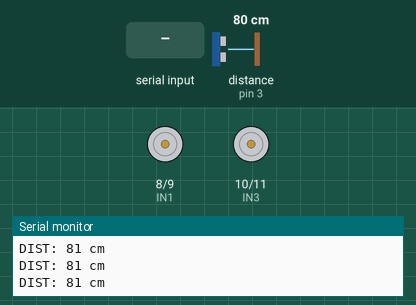
Simulated run of this sketch. Board: Arduino Uno, built with avr-gcc and run on an emulated ATmega328P. On the bench: motor-driver pin pairs drawn as motors (green arrow = first pin HIGH = forward, orange = second pin HIGH = backward, longer = more drive), the last lines printed to the serial monitor. The inputs (shaded band) are chosen by the test bench; at power-on: distance to the obstacle (sensor on pin 3) 80 cm. The echo pulse lasts 58.3 µs per cm.

Above: at 1.2 s.
1.3 s: distance to the obstacle (sensor on pin 3) set to 21 cm
2.8 s: distance to the obstacle (sensor on pin 3) set to 18 cm
At 3.25 s:
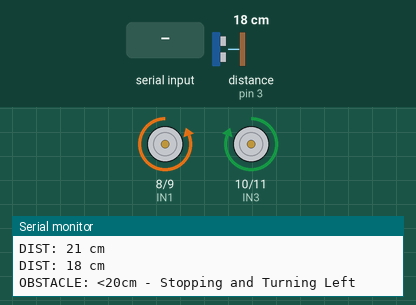
5.8 s: distance to the obstacle (sensor on pin 3) set to 60 cm
At 6.8 s:
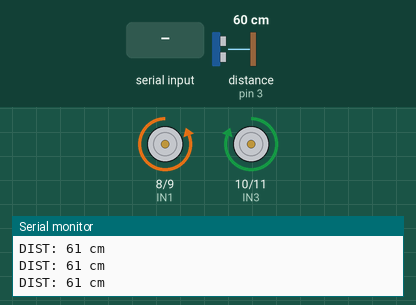
7.5 s: "f\n" received over Serial
At 7.9 s:
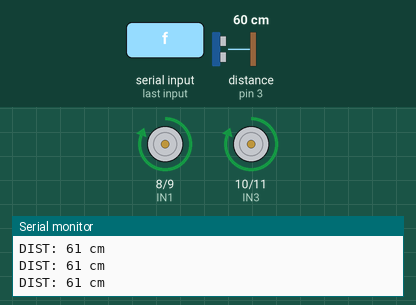
9.0 s: "b\n" received over Serial
At 10.0 s:
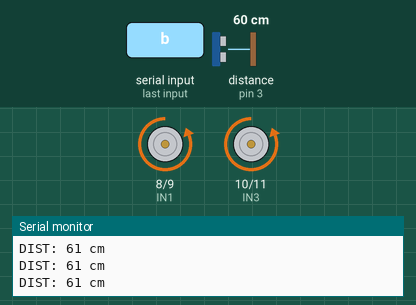
10.5 s: "r\n" received over Serial
At 11.0 s:
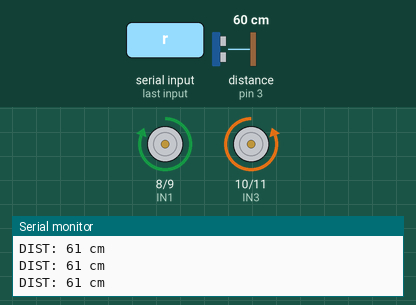
Timing chart, 0 to 13.0 s (numbered marks = the images above; inputs shaded):
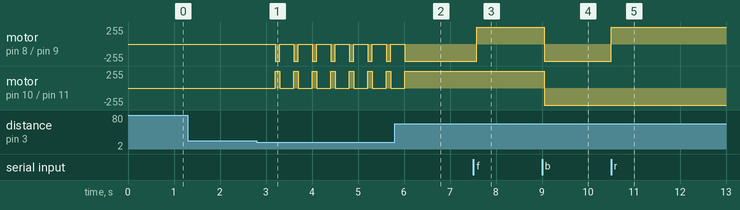

The sketch:

bottom_chasis.ino
```cpp
#include <NewPing.h>

// Ultrasonic pins
#define TRIG 2
#define ECHO 3
NewPing sonar(TRIG, ECHO, 200); // Max distance = 200 cm

// Motor pins
#define IN1 8
#define IN2 9
#define IN3 10
#define IN4 11

char command;

void setup() {
  Serial.begin(9600);

  pinMode(IN1, OUTPUT); pinMode(IN2, OUTPUT);
  pinMode(IN3, OUTPUT); pinMode(IN4, OUTPUT);
}

void loop() {
  delay(100);
  int distance = sonar.ping_cm();
  if (distance == 0) distance = 200; // fallback if no echo

  // Send current distance to Raspberry Pi
  Serial.print("DIST: "); Serial.print(distance); Serial.println(" cm");

  // Obstacle condition — override everything
  if (distance < 20) {
    stopMotors();
    Serial.println("OBSTACLE: <20cm - Stopping and Turning Left");
    delay(300);
    left();  // Turning left until clear
    return;
  }

  // If no obstacle, check for serial command
  if (Serial.available()) {
    command = Serial.read();

    // Ignore unwanted characters like newline or carriage return
    if (command == '\n' || command == '\r') return;

    move(command);
  }
}

void move(char cmd) {
  switch(cmd) {
    case 'f': forward();   Serial.println("CMD: f - Moving Forward"); break;
    case 'b': backward();  Serial.println("CMD: b - Moving Backward"); break;
    case 'l': left();      Serial.println("CMD: l - Turning Left"); break;
    case 'r': right();     Serial.println("CMD: r - Turning Right"); break;
    case 's': stopMotors();Serial.println("CMD: s - Stopping Motors"); break;
    default: Serial.print("CMD: "); Serial.print(cmd); Serial.println(" - Unknown Command"); break;
  }
}

void forward() {
  digitalWrite(IN1, HIGH); digitalWrite(IN2, LOW);
  digitalWrite(IN3, HIGH); digitalWrite(IN4, LOW);
}
void backward() {
  digitalWrite(IN1, LOW); digitalWrite(IN2, HIGH);
  digitalWrite(IN3, LOW); digitalWrite(IN4, HIGH);
}
void left() {
  digitalWrite(IN1, LOW); digitalWrite(IN2, HIGH);
  digitalWrite(IN3, HIGH); digitalWrite(IN4, LOW);
}
void right() {
  digitalWrite(IN1, HIGH); digitalWrite(IN2, LOW);
  digitalWrite(IN3, LOW); digitalWrite(IN4, HIGH);
}
void stopMotors() {
  digitalWrite(IN1, LOW); digitalWrite(IN2, LOW);
  digitalWrite(IN3, LOW); digitalWrite(IN4, LOW);
}
```

Measured:
- the behaviour switches between 20 and 19 cm on distance to the obstacle (sensor on pin 3) (found by bisection; images 0 and 1)
- after the input at 2.8 s, motor on pin 8 (IN1) / pin 9 (IN2): alternates backward 255/255 for 0.10 s and stopped for 0.30 s, starting after 0.40 s; motor on pin 10 (IN3) / pin 11 (IN4): alternates forward 255/255 for 0.10 s and stopped for 0.30 s, starting after 0.40 s
- after the input at 5.8 s, motor on pin 8 (IN1) / pin 9 (IN2): goes on until 6.0 s, then stays backward 255/255; motor on pin 10 (IN3) / pin 11 (IN4): goes on until 6.0 s, then stays forward 255/255
- after the input at 7.5 s, motor on pin 8 (IN1) / pin 9 (IN2): backward 255/255 → forward 255/255 after 0.08 s
- after the input at 9.0 s, motor on pin 8 (IN1) / pin 9 (IN2), motor on pin 10 (IN3) / pin 11 (IN4): forward 255/255 → backward 255/255 at once
- after the input at 10.5 s, motor on pin 8 (IN1) / pin 9 (IN2): backward 255/255 → forward 255/255 at once
